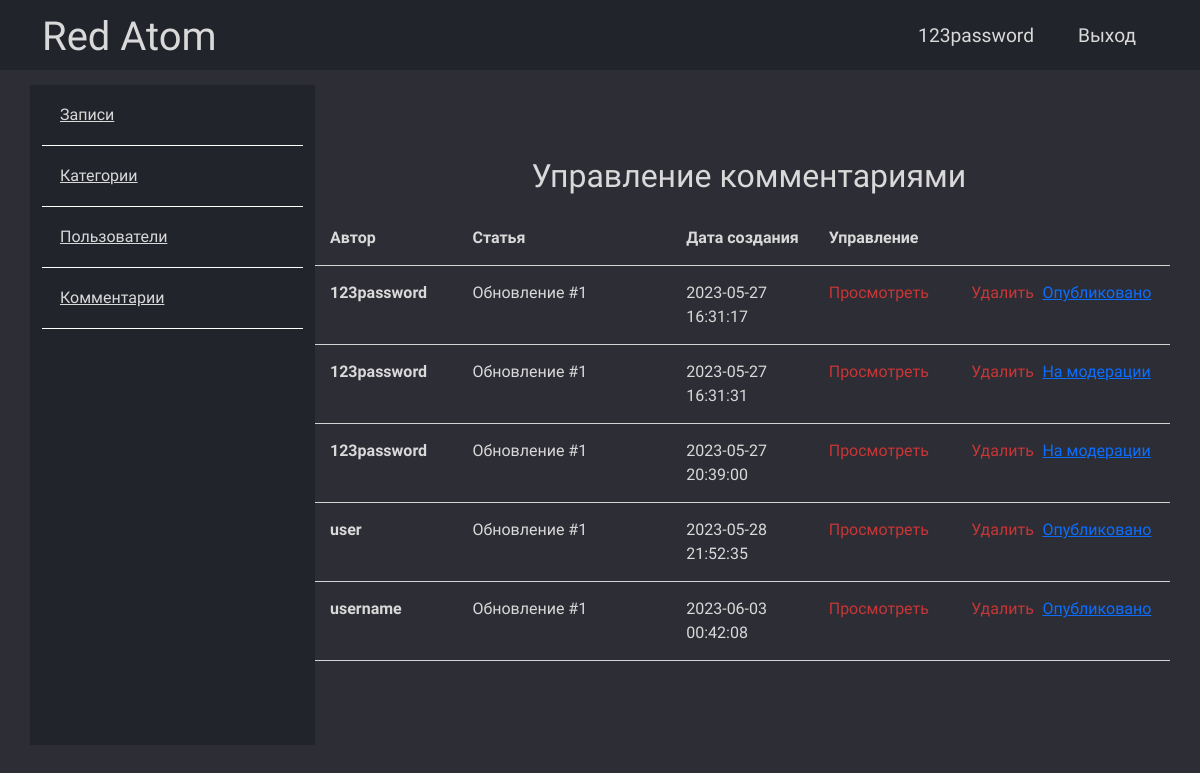
/admin/comments/index.php (signed in), run on the app's committed database.
### tables this page shows
CREATE TABLE `comments` (
  `id` int NOT NULL,
  `status` tinyint NOT NULL DEFAULT '0',
  `id_post` int NOT NULL,
  `id_user` int NOT NULL,
  `content` text NOT NULL,
  `created_date` datetime NOT NULL DEFAULT CURRENT_TIMESTAMP
);

CREATE TABLE `users` (
  `id` int NOT NULL,
  `admin` tinyint NOT NULL,
  `blocked` tinyint NOT NULL DEFAULT '0',
  `username` varchar(255) NOT NULL,
  `email` varchar(255) NOT NULL,
  `password` varchar(255) NOT NULL,
  `created` timestamp NOT NULL DEFAULT CURRENT_TIMESTAMP
);

CREATE TABLE `posts` (
  `id` int NOT NULL,
  `id_user` int NOT NULL,
  `title` varchar(255) NOT NULL,
  `img` varchar(255) NOT NULL,
  `content` text NOT NULL,
  `status` tinyint NOT NULL,
  `id_topic` int DEFAULT NULL,
  `created_date` datetime NOT NULL DEFAULT CURRENT_TIMESTAMP
);

### app/database/db.php (called while the page is built, shortened)
<?php
require('connect.php');
function checkForError($query){
    $errorInfo = $query->errorInfo();
    return true;
}
function selectAllComments(){
    global $pdo;
    $sql = "SELECT
    comments.id,
    users.username,
    posts.title,
    comments.created_date,
    comments.status
    From comments JOIN users JOIN posts ON comments.id_post = posts.id AND comments.id_user = users.id";
    $query = $pdo->prepare($sql);
    $query -> execute();
    return $query->fetchAll();
}
?>

### app/controllers/commentaries-adm.php (called while the page is built, shortened)
<?php
    $comments = selectAllComments();
?>

### admin/comments/index.php (the view, shortened to what this page needs)
<?php
    include_once "../../app/database/db.php";
    include("../../app/controllers/commentaries-adm.php");
?>
<!DOCTYPE html>
<html lang="ru">
<head>
    <link rel="stylesheet" href="../../assets/css/admin.css">
    <link href="https://cdn.jsdelivr.net/npm/bootstrap@5.3.0-alpha3/dist/css/bootstrap.min.css" rel="stylesheet"
>
</head>
<body>
    <?php include("../../app/include/header-admin.php"); ?>
    <div class="container content_zone">
        <?php include "../../app/include/sidebar-admin.php"; ?>
        <div class="posts col-9">
            <div class="row title-table">
                <h2>Управление комментариями</h2>
                <div class="col-2 text">Автор</div>
                <div class="col-3 text">Статья</div>
                <div class="col-2 text">Дата создания</div>
                <div class="col-5 text">Управление</div>
            </div>
            <?php foreach($comments as $key => $comment):?>
            <div class="row post">
                <div class="id col-2 text"><?=$comment['username']?></div>
                <div class="title col-3 text"><?=$comment['title']?></div>
                <div class="data col-2 text"><?=$comment['created_date']?></div>
                <div class="red col-2"><a href="edit.php?id=<?=$comment['id'];?>">Просмотреть</a></div>
                <div class="del col-1"><a href="index.php?del_id=<?=$comment['id'];?>">Удалить</a></div>
                <?php if ($comment['status']): ?>
                    <div class="status col-2"><a href="edit.php?publish=0&pub_id=<?=$comment['id'];?>">Опубликовано</a></div>
                <?php else: ?>
                    <div class="status col-2"><a href="edit.php?publish=1&pub_id=<?=$comment['id'];?>">На модерации</a></div>
                <?php endif; ?>
            </div>
            <?php endforeach;?>
        </div>
    </div>
</body>

### assets/css/admin.css (style rules this page uses)
:root { --mainColor: #2D2D35; --additionalColor: #22242B; --actionProjectColor: #C83636; --headerColor: #E0E6F0; --textColor: #D9D9D9; --standardButtonBorderColor: #3F424A; --standardButtonBackgroundColor: #24252B; --backgroundTextProjectColor: #F9ECEC; }
* { font-family: 'Work Sans'; }
html, h1, h2, h3, h4, h5, h6 { color: var(--textColor) !important; }
body { background: var(--mainColor) !important; }
a { text-decoration: none; color: inherit; }
.content_zone { margin: 15px 0px; }
.posts { height: 100%; padding: 40px 100px 100px; }
.posts h2 { text-align: center; margin: 2rem 0 1rem 0.4rem; }
.posts .title-table div { padding: 15px; text-align: left; border-bottom: 1px solid #d3d3d3; font-weight: 700; }
.posts .post div { padding: 15px; text-align: left; border-bottom: 1px solid #d3d3d3; }
.posts .post .red a { text-decoration: none; color: var(--actionProjectColor); }
.posts .post .del a { color: var(--actionProjectColor); text-decoration: none; }
.posts .post .id { font-weight: bold; }
.text { color: var(--textColor) !important; }

### data on the page
comments: id_user.username "123password", id_post.title "Обновление #1", created_date "2023-05-27 16:31:17"
comments: id_user.username "123password", id_post.title "Обновление #1", created_date "2023-05-27 16:31:31"
comments: id_user.username "123password", id_post.title "Обновление #1", created_date "2023-05-27 20:39:00"
comments: id_user.username "user", id_post.title "Обновление #1", created_date "2023-05-28 21:52:35"
comments: id_user.username "username", id_post.title "Обновление #1", created_date "2023-06-03 00:42:08"

### other printed values
$_SESSION['login'] "123password"
